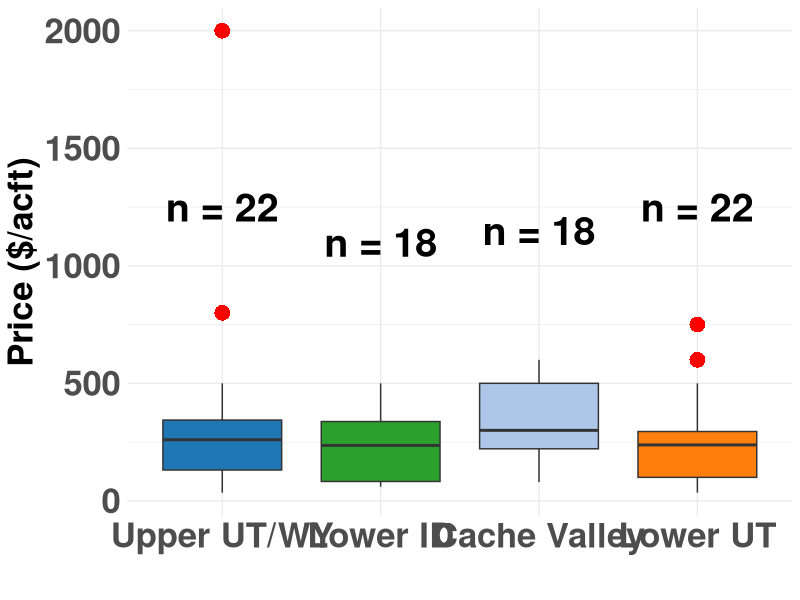
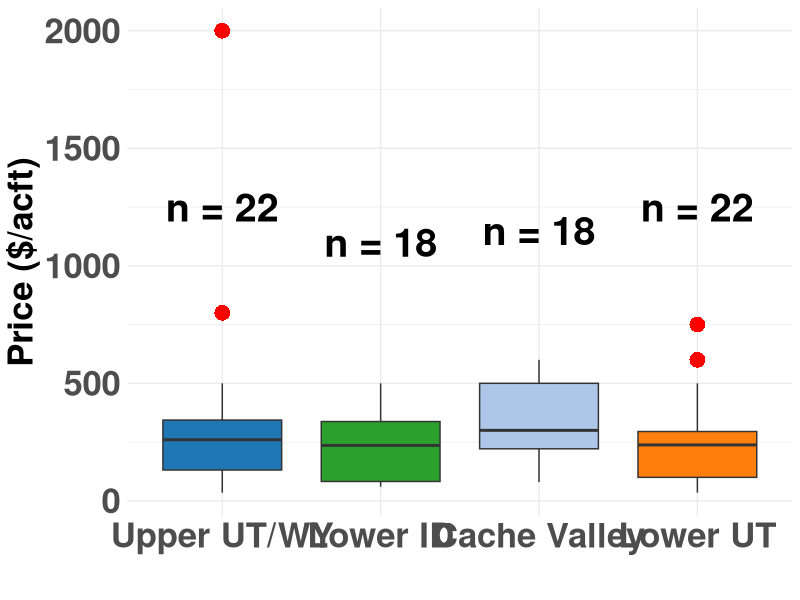

These charts were generated, in order, by the following R code:
#Immersive Modeling of Bear River Water Bank

#This code creates a boxplot indicating the prices that collaborators 
#set for buying or selling water during immsersive modeling sessions

#Last Updated : 10-17-2026
#Last Updated by: Hadia Akbar

#List of pacakges requried
packages <- c("dplyr","ggplot2")

#Install the required packages they are not already isntalled
install <- packages[!(packages %in% installed.packages()[, "Package"])]
if (length(install)) {
  install.packages(install)}

# Load necessary libraries
library(ggplot2)
library(dplyr)

# Read the data from "Price.csv"
data <- read.csv("Pricing.csv", header = TRUE, stringsAsFactors = FALSE)

data <- data %>% filter(!is.na(Price), Price > 0)

data$User <- factor(data$User,
                    levels = c("Upper UT/WY", "Lower ID", "Cache Valley", "Lower UT"))

# Define custom colors for Agricultural User transactions
colors <- c(
  "Upper UT/WY" = "#1f77b4",  "Lower ID" = "#2ca02c",  
  "Cache Valley" = "#aec7e8", "Lower UT" = "#ff7f0e"
)

# Count number of data points in each group
offsets <- c("Cache Valley" = 550,
             "Lower ID"     = 600,
             "Lower UT"     = 500,
             "Upper UT/WY"  = -750)

count_data <- data %>%
  group_by(User) %>%
  summarise(
    n = n(),
    y_pos = max(Price, na.rm = TRUE))%>%
  mutate(y_pos = y_pos + unname(offsets[as.character(User)]))

# Create a box plot
plot <- ggplot(data, aes(x = User, y = Price, fill = User)) +
  geom_boxplot(outlier.color = "red", outlier.shape = 16, outlier.size = 5) +
  geom_text(
    data = count_data,
    aes(x = User, y = y_pos, label = paste0("n = ", n)),
    inherit.aes = FALSE,
    size = 10,
    fontface = "bold") +
  labs(
    x = "",
    y = "Price ($/acft)"
    ) +
  scale_fill_manual(values = colors) +
  theme_minimal() +
  theme(
    axis.text.x = element_text(size = 25, face = "bold"),
    axis.text.y = element_text(size = 25, face = "bold"),
    axis.title.x = element_text(size = 25, face = "bold"),
    axis.title.y = element_text(size = 25, face = "bold"),
    legend.position = "none"
  )
plot

ggsave("Pricing.tiff", plot, width = 14 ,height = 8, dpi = 1200)
